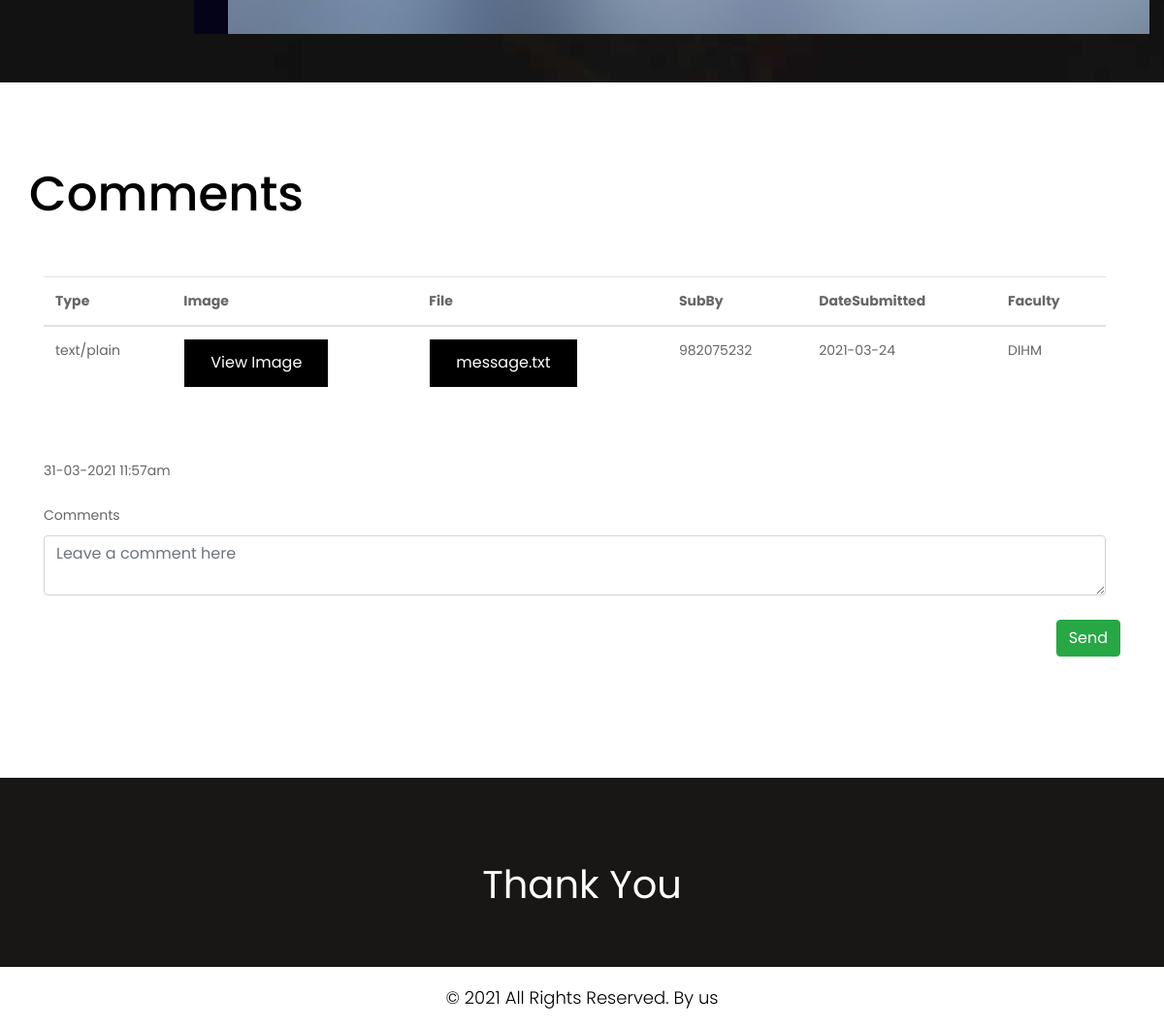
The page /Code/EWSDcoursework/Contribution.php?Cid=20 (signed in, lower part) on the database as committed earlier.
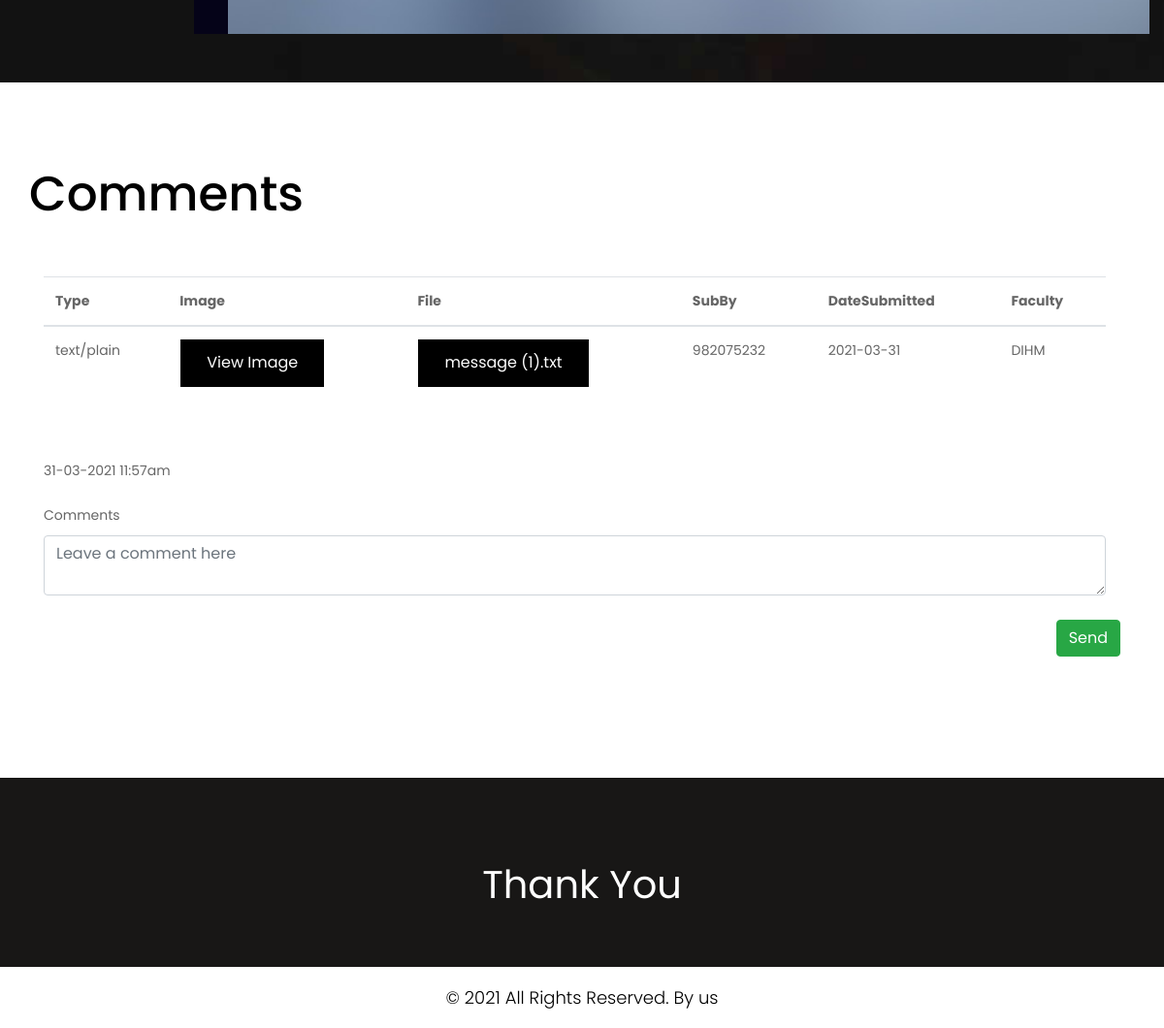
The same page on the database as committed later.
### tables this page shows
CREATE TABLE `contribution_tb` (
  `ID` int(11) NOT NULL,
  `Type` varchar(255) NOT NULL,
  `Image` longtext NOT NULL,
  `File` varchar(255) NOT NULL,
  `DateSubmitted` date NOT NULL,
  `SubBy` int(11) NOT NULL,
  `Faculty` varchar(50) NOT NULL,
  `filedata` longblob NOT NULL
);

### Code/EWSDcoursework/Contribution.php (the view, shortened to what the changed rows need)
<?php include '../EWSDcoursework/Top.php' ?>
<?php
if (!empty($_GET["Cid"])) {
    $cid = $_GET["Cid"];
} else {
    echo "<script>location.replace('index.php')</script>";
}
?>
<body>
    <div id="txtarea" class="our">
        <div class="container" style="padding-left: 0px;">
            <div class="row">
                <div class="col-md-12">
                    <div class="titlepage">
                        <h2>Comments</h2>
                    </div>
                </div>
            </div>
            <div class="row">
                <div class="col-md-12 margin_bottom">
                    <div class="row">
                        <div class="col-xl-12 col-lg-12 col-md-12 col-sm-12">
                            <div class="txtarea">
                                <div class="container">
                                    <div class="infobody">
                                        <div class="" id="contributioninfo">
                                            <table id="table_id" class="table">
                                                <thead>
                                                    <tr>
                                                    <tr>
                                                        <th>Type</th>
                                                        <th>Image</th>
                                                        <th>File</th>
                                                        <th>SubBy</th>
                                                        <th>DateSubmitted</th>
                                                        <th>Faculty</th>
                                                    </tr>
                                                    </tr>
                                                </thead>
                                                <tbody>
                                                    <?php
                                                    $sql2 = "SELECT * FROM contribution_tb WHERE ID = '$cid'";
                                                    $eventresult = mysqli_query($conn, $sql2);
                                                    if (mysqli_num_rows($eventresult) != 0) {
                                                        while ($Eventrow = mysqli_fetch_assoc($eventresult)) {
                                                            echo "<tr><td>" . $Eventrow["Type"] . "</td><td><a target='_blank' href='ViewImg.php?id=" . $Eventrow["ID"] . "'>View Image</td><td><a target='_blank' href='View.php?id=" . $Eventrow["ID"] . "'>" . $Eventrow["File"] . "</td><td id='subby'>" . $Eventrow["SubBy"] . "</td><td>" . $Eventrow["DateSubmitted"] . "</td><td id='marker'>" . $Eventrow["Faculty"] . "</td></tr>";
                                                        }
                                                    } else {
                                                        echo "<tr><td colspan='3' style='text-align:center;' > No Data </td></tr>";
                                                    }
                                                    ?>
                                                </tbody>
                                            </table>
                                        </div>
                                    </div>
                                </div>
                            </div>
                        </div>
                    </div>
                </div>
            </div>
        </div>
    </div>
</body>
<?php include '../EWSDcoursework/footer.php' ?>

Rows that differ between the two databases and show on the page:
changed contribution_tb "text/plain": File "message.txt" → "message (1).txt"; DateSubmitted "2021-03-24" → "2021-03-31"
